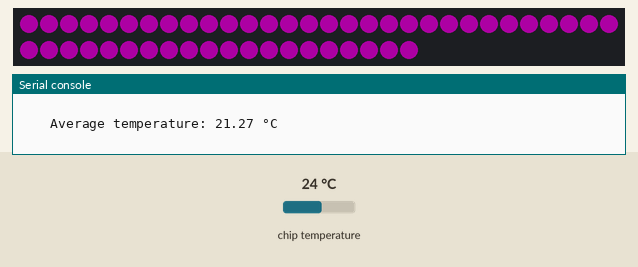
Simulated run of this program. Board: Raspberry Pi Pico running MicroPython. Shown: 50 RGB LEDs in strip order, left to right, continuing on the next row, the last lines printed to the serial console. The test bench sets the inputs (shaded band); at power-on: chip temperature 24 °C. Dim RGB values are drawn brighter than linear.

Above: at 1.2 s.
1.3 s: chip temperature set to 44 °C
At 2.26 s:
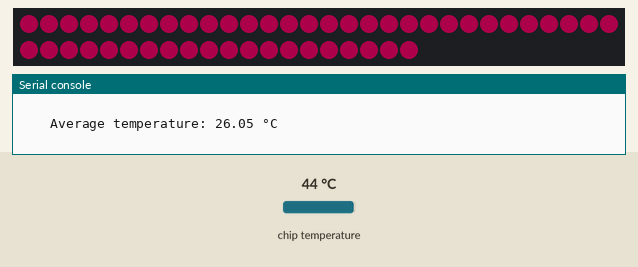
At 4.2 s:
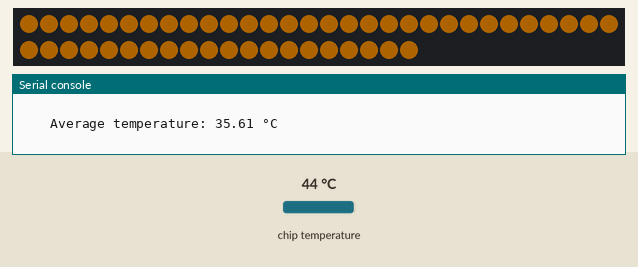
4.3 s: chip temperature set to 1 °C
6.0 s: chip temperature set to 22 °C
At 9.29 s:
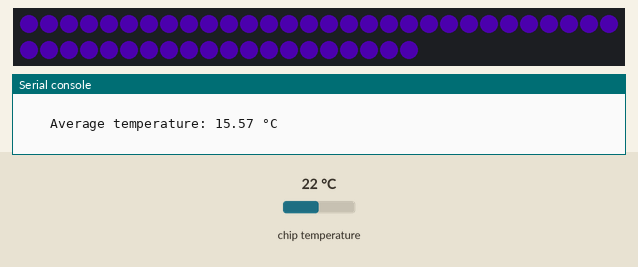
Timing chart, 0 to 10.8 s (numbered marks = the images above; inputs shaded):
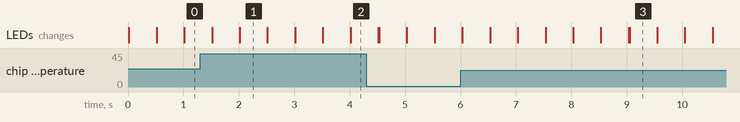

The program:

thermometer_pico_PimorinoStick.py
```python
import plasma
from plasma import plasma_stick
import machine
import time

"""
Reads the internal temperature sensor on the Pico W...
... and changes the LED strip an appropriate colour.
"""

# Set how many LEDs you have
NUM_LEDS = 50

BRIGHTNESS = 0.2

# The range of readings that we want to map to colours
MIN = 10
MAX = 30

# pick what bits of the colour wheel to use (from 0-360°)
# https://www.cssscript.com/demo/hsv-hsl-color-wheel-picker-reinvented/
HUE_START = 230  # blue
HUE_END = 359  # red

# WS2812 / NeoPixel™ LEDs
led_strip = plasma.WS2812(NUM_LEDS, 0, 0, plasma_stick.DAT, color_order=plasma.COLOR_ORDER_GRB)

# Start updating the LED strip
led_strip.start()

sensor_temp = machine.ADC(4)
conversion_factor = 3.3 / (65535)  # used for calculating a temperature from the raw sensor reading

# The Pico's temperature sensor is not super accurate and readings jump around
# lets do some averaging to avoid annoying flashing
n = 0
temperature = 20  # a dummy value to fill the array
temperature_array = [temperature] * 10  # average over 10 readings (5 secs)

while True:
    # read the sensor
    # the following two lines do some maths to convert the number from the temp sensor into celsius
    reading = sensor_temp.read_u16() * conversion_factor
    temperature = 27 - (reading - 0.706) / 0.001721

    # add the most recent reading to the array
    if n >= len(temperature_array):
        n = 0
    temperature_array[n] = temperature
    n += 1

    temperature_average = sum(temperature_array) / len(temperature_array)
    print(f"""
    Average temperature: {temperature_average:.2f} °C
    """)

    # calculates a colour
    hue = HUE_START + ((temperature_average - MIN) * (HUE_END - HUE_START) / (MAX - MIN))

    # set the leds
    for i in range(NUM_LEDS):
        led_strip.set_hsv(i, hue / 360, 1.0, BRIGHTNESS)

    time.sleep(0.5)
```
